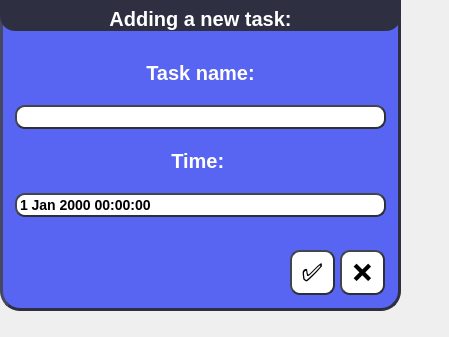
<?xml version="1.0" encoding="UTF-8"?>
<ui version="4.0">
 <class>Dialog</class>
 <widget class="QDialog" name="Dialog">
  <property name="geometry">
   <rect>
    <x>0</x>
    <y>0</y>
    <width>449</width>
    <height>337</height>
   </rect>
  </property>
  <property name="windowTitle">
   <string>Dialog</string>
  </property>
  <property name="windowIcon">
   <iconset resource="resources.qrc">
    <normaloff>:/img/add.png</normaloff>:/img/add.png</iconset>
  </property>
  <property name="styleSheet">
   <string notr="true"/>
  </property>
  <widget class="QPushButton" name="okButton">
   <property name="geometry">
    <rect>
     <x>290</x>
     <y>250</y>
     <width>45</width>
     <height>45</height>
    </rect>
   </property>
   <property name="cursor">
    <cursorShape>PointingHandCursor</cursorShape>
   </property>
   <property name="styleSheet">
    <string notr="true">QPushButton#okButton {
    background-color: white;
    border-style: outset;
    border-width: 2px;
    border-radius: 10px;
    border-color:rgb(44, 47, 51);
    font: bold 25px;
    padding: 1px;
}
QPushButton#okButton:pressed {
    background-color: rgb(88, 101, 242,);
    border-style: inset;
}</string>
   </property>
   <property name="text">
    <string>✅</string>
   </property>
  </widget>
  <widget class="QPushButton" name="cancelButton">
   <property name="geometry">
    <rect>
     <x>340</x>
     <y>250</y>
     <width>45</width>
     <height>45</height>
    </rect>
   </property>
   <property name="cursor">
    <cursorShape>PointingHandCursor</cursorShape>
   </property>
   <property name="styleSheet">
    <string notr="true">QPushButton#cancelButton {
    background-color: white;
    border-style: outset;
    border-width: 2px;
    border-radius: 10px;
    border-color:rgb(44, 47, 51);
    font: bold 25px;
    padding: 1px;
}
QPushButton#cancelButton:pressed {
    background-color: rgb(88, 101, 242,);
    border-style: inset;
}</string>
   </property>
   <property name="text">
    <string>❌</string>
   </property>
  </widget>
  <widget class="QWidget" name="verticalLayoutWidget">
   <property name="geometry">
    <rect>
     <x>10</x>
     <y>50</y>
     <width>381</width>
     <height>172</height>
    </rect>
   </property>
   <layout class="QVBoxLayout" name="verticalLayout">
    <property name="spacing">
     <number>10</number>
    </property>
    <property name="leftMargin">
     <number>5</number>
    </property>
    <property name="rightMargin">
     <number>5</number>
    </property>
    <property name="bottomMargin">
     <number>5</number>
    </property>
    <item>
     <widget class="QLabel" name="taskname">
      <property name="font">
       <font>
        <pointsize>-1</pointsize>
        <italic>false</italic>
        <bold>true</bold>
       </font>
      </property>
      <property name="styleSheet">
       <string notr="true">color: white;
font: bold 20px;</string>
      </property>
      <property name="text">
       <string>Task name:</string>
      </property>
      <property name="alignment">
       <set>Qt::AlignCenter</set>
      </property>
     </widget>
    </item>
    <item>
     <widget class="QLineEdit" name="info_inp">
      <property name="styleSheet">
       <string notr="true">background-color: white;
border-style: outset;
border-width: 2px;
border-radius: 10px;
border-color:rgb(44, 47, 51);
font: bold 14px;
padding: 1px;
</string>
      </property>
     </widget>
    </item>
    <item>
     <widget class="QLabel" name="timelabel">
      <property name="font">
       <font>
        <pointsize>-1</pointsize>
        <italic>false</italic>
        <bold>true</bold>
       </font>
      </property>
      <property name="styleSheet">
       <string notr="true">color: white;
 font: bold 20px;</string>
      </property>
      <property name="text">
       <string>Time: </string>
      </property>
      <property name="alignment">
       <set>Qt::AlignCenter</set>
      </property>
     </widget>
    </item>
    <item>
     <widget class="QDateTimeEdit" name="timePeeker">
      <property name="styleSheet">
       <string notr="true">background-color: white;
border-style: outset;
border-width: 2px;
border-radius: 10px;
border-color:rgb(44, 47, 51);
font: bold 14px;
padding: 1px;</string>
      </property>
      <property name="buttonSymbols">
       <enum>QAbstractSpinBox::NoButtons</enum>
      </property>
     </widget>
    </item>
   </layout>
  </widget>
  <widget class="QLabel" name="high_peeker">
   <property name="geometry">
    <rect>
     <x>0</x>
     <y>-30</y>
     <width>401</width>
     <height>61</height>
    </rect>
   </property>
   <property name="font">
    <font>
     <pointsize>-1</pointsize>
     <italic>false</italic>
     <bold>true</bold>
    </font>
   </property>
   <property name="styleSheet">
    <string notr="true">color: white;
font: bold 20px;
border-width: 2px;
border-radius: 15px;
background-color: rgb(46, 48, 66);</string>
   </property>
   <property name="text">
    <string>Adding a new task:</string>
   </property>
   <property name="alignment">
    <set>Qt::AlignBottom|Qt::AlignHCenter</set>
   </property>
  </widget>
  <widget class="QListWidget" name="bg">
   <property name="geometry">
    <rect>
     <x>0</x>
     <y>0</y>
     <width>401</width>
     <height>311</height>
    </rect>
   </property>
   <property name="styleSheet">
    <string notr="true">background-color: rgb(88, 101, 242);
border-style: outset;
border-width: 3px;
border-radius: 20px;
border-color: rgb(46, 48, 66);
font: bold 14px;
padding: 1px;

</string>
   </property>
  </widget>
  <zorder>bg</zorder>
  <zorder>okButton</zorder>
  <zorder>cancelButton</zorder>
  <zorder>verticalLayoutWidget</zorder>
  <zorder>high_peeker</zorder>
 </widget>
 <resources>
  <include location="resources.qrc"/>
 </resources>
 <connections/>
</ui>
